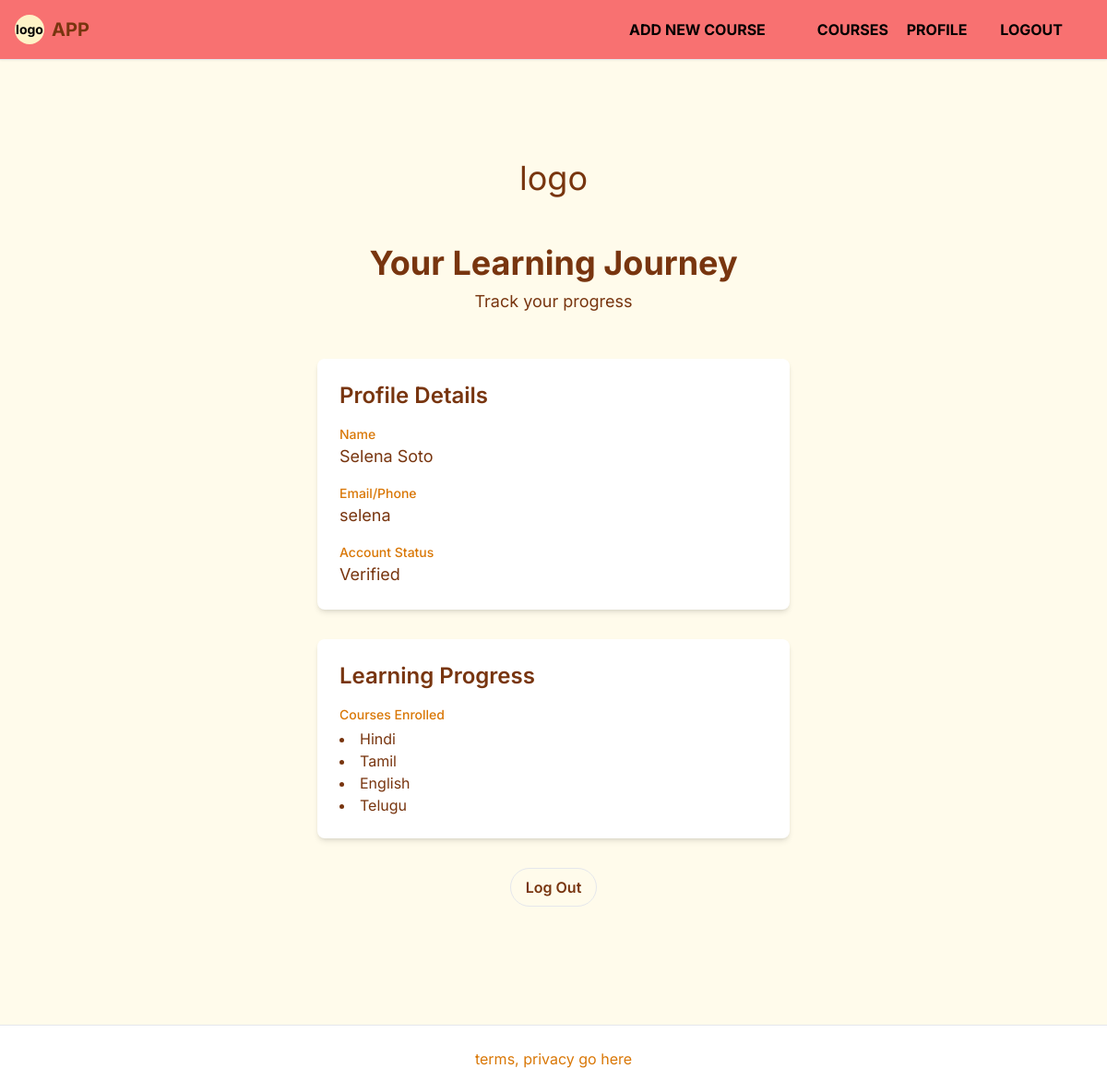
/profile (signed in), run on an earlier commit of the app's database.
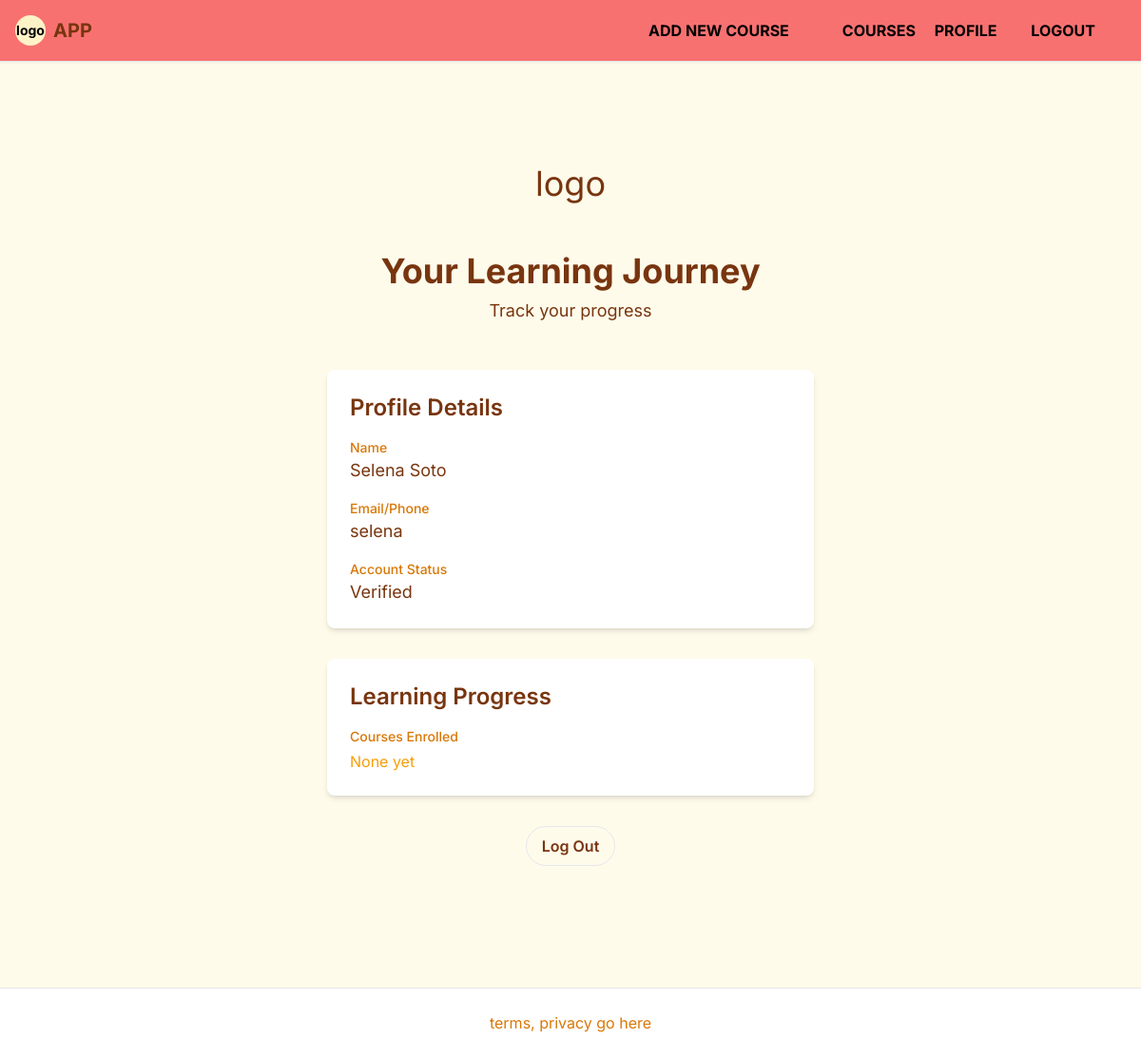
And on a later commit of the database.
### app/models.py (models this page shows, shortened)
class User(AbstractUser):
    pass

class LanguageRegistration(models.Model):
    user = models.ForeignKey(User, on_delete=models.CASCADE)
    learning_language = models.CharField(max_length=100)
    known_language = models.CharField(max_length=100)
    date_registered = models.DateTimeField(auto_now_add=True)
    class Meta:
        unique_together = ('user', 'learning_language')  # prevents duplicate registration

### app/views.py (the view)
# urls.py: path("profile", views.profile, name="profile"),
@login_required
def profile(request):
    registrations = LanguageRegistration.objects.filter(user=request.user)
    return render(request, "app/profile.html", {
        "registrations": registrations
    })

### app/templates/app/profile.html (shortened to what this page needs)
{% extends "app/layout.html" %}
{% block content %}
<div class="py-12 px-4 bg-gradient-to-br from-white-50 to-emerald-100">
    <div class="max-w-4xl mx-auto">
        <div class="text-center mb-12">
            <div class="w-24 h-24 bg-white-600 rounded-full flex items-center justify-center mx-auto mb-6">
                <span class="text-4xl">logo</span>
            </div>
            <h1 class="text-3xl md:text-4xl font-bold text-amber-900 mb-2">Your Learning Journey</h1>
            <p class="text-lg text-white-700">Track your progress</p>
        </div>
        <div class="bg-white rounded-lg shadow-md p-6 max-w-lg mx-auto">
            <h2 class="text-2xl font-semibold text-amber-900 mb-4">Profile Details</h2>
            <div class="space-y-4">
                <div>
                    <span class="block text-sm font-medium text-amber-600">Name</span>
                    <p class="text-lg text-amber-900">{{ user.get_full_name|default:"Not set" }}</p>
                </div>
                <div>
                    <span class="block text-sm font-medium text-amber-600">Email/Phone</span>
                    <p class="text-lg text-amber-900">{{ user.username }}</p>
                </div>
                <div>
                    <span class="block text-sm font-medium text-amber-600">Account Status</span>
                    <p class="text-lg text-amber-900">
                        {% if user.is_active %}
                        <span class="text-white-600">Verified</span>
                        {% else %}
                        <span class="text-red-600">Unverified (Check your email)</span>
                        {% endif %}
                    </p>
                </div>
            </div>
        </div>
        <div class="mt-8 bg-white rounded-lg shadow-md p-6 max-w-lg mx-auto">
            <h2 class="text-2xl font-semibold text-amber-900 mb-4">Learning Progress</h2>
            <div class="space-y-4">
                <div>
                    <span class="block text-sm font-medium text-amber-600">Courses Enrolled</span>
                    {% if registrations %}
                    <ul class="list-disc list-inside text-white-900 mt-1">
                        {% for reg in registrations %}
                        <li class="hover:text-indigo-600">
                            <a href="{% url 'unit_list' reg.learning_language %}">
                                {{ reg.learning_language|title }}
                            </a>
                        </li>
                        {% endfor %}
                    </ul>
                    {% else %}
                    <p class="text-amber-500 mt-1">None yet</p>
                    {% endif %}
                </div>
            </div>
        </div>
        <div class="text-center mt-8">
            <a href="{% url 'logout' %}"
                class="inline-block border border-white-600 text-white-600 px-4 py-2 rounded-full font-semibold hover:bg-white-50 transition">Log
                Out</a>
        </div>
    </div>
</div>
{% endblock %}

### app/templates/app/layout.html (shortened to what this page needs)
{% load static %}
<!DOCTYPE html>
<html lang="en" dir="ltr">
<head>
    <script src="https://cdn.tailwindcss.com"></script>
    {% load static %}
</head>
<body class="bg-amber-50 text-amber-900">
    <header class="bg-red-400 shadow-sm border-b border-white-200">
        <div class="max-w-7xl mx-auto px-4 py-3 flex justify-between items-center">
            <a href="{% url 'index' %}" class="flex items-center space-x-2">
                <div class="w-8 h-8 bg-amber-100 rounded-full flex items-center justify-center">
                    <span class="text-black font-bold text-sm">logo</span>
                </div>
                <span class="text-xl font-bold text-white-600">APP</span>
            </a>
            <nav class="flex flex-wrap justify-start gap-4 md:gap-6 items-center">
                {% if user.is_authenticated %}
                <a href="{% url 'course_list' %}" class="text-black font-bold px-4 py-2 hover:bg-white-700">ADD
                    NEW
                    COURSE</a>
                <a="{% url 'my_courses' %}" class="text-black px-4 py-2 font-bold hover:bg-white-700">COURSES</a>
                    <a href="{% url 'profile' %}" class="text-black px-4 py-2 font-bold hover:bg-white-700">PROFILE</a>
                    <a href="{% url 'logout' %}" class=" text-black px-4 py-2 font-bold hover:bg-white-700">LOGOUT</a>
                    {% else %}
                    <a href="{% url 'signin' %}" class=" text-black px-4 py-2 font-bold hover:bg-white-700">SIGN
                        IN</a>
                    <a href="{% url 'signup' %}" class=" text-black px-4 py-2 font-bold hover:bg-white-700">SIGN
                        UP</a>
                    {% endif %}
            </nav>
        </div>
    </header>
    <main class="max-w-4xl mx-auto px-4 py-8">
        {% block content %}{% endblock %}
    </main>
    <footer class="bg-white border-t border-white-200 mt-12">
        <div class="max-w-7xl mx-auto px-4 py-6 text-center text-amber-600">
            terms, privacy go here
        </div>
    </footer>
</body>
</html>

### app/templates/app/layout.html (style rules this page uses)
body { font-family: 'Inter', sans-serif; }

What changed in the data, as far as the page shows it:
removed LanguageRegistration: learning_language "Hindi"
removed LanguageRegistration: learning_language "Tamil"
removed LanguageRegistration: learning_language "English"
removed LanguageRegistration: learning_language "Telugu"
Also different on the page:
text now shown: "None yet"
